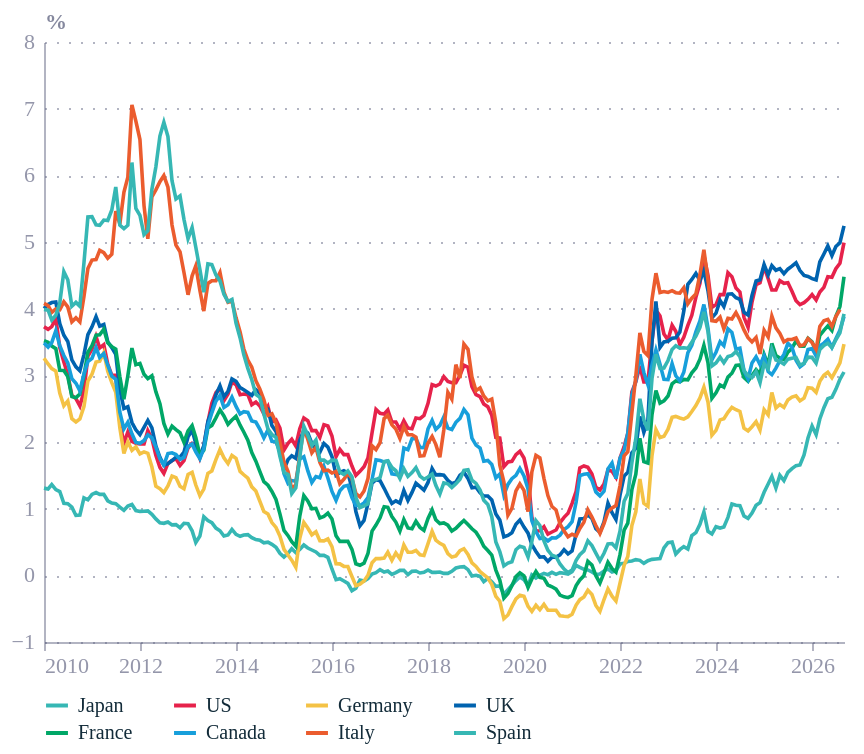

The cell this chart's notebook holds for it:
### Code cell
import pandas as pd
import altair as alt
from ecostyles import EcoStyles

styles = EcoStyles()
styles.register_and_enable_theme()

# ---------- data ----------
NAMES = {
    "IRLTLT01JPM156N": "Japan", "IRLTLT01USM156N": "US", "IRLTLT01DEM156N": "Germany",
    "IRLTLT01GBM156N": "UK", "IRLTLT01FRM156N": "France", "IRLTLT01CAM156N": "Canada",
    "IRLTLT01ITM156N": "Italy", "IRLTLT01ESM156N": "Spain",
}
ORDER = ["Japan", "US", "Germany", "UK", "France", "Canada", "Italy", "Spain"]

wide = (
    pd.read_csv("../data/fredgraph.csv", parse_dates=["observation_date"])
    .rename(columns={"observation_date": "date", **NAMES})
    [["date"] + ORDER]
    .query("date >= '2010-01-01'")
)
long = wide.melt("date", var_name="country", value_name="rate").dropna()

# ---------- hover: snap to nearest month ----------
nearest = alt.selection_point(
    fields=["date"], nearest=True, on="pointerover", clear="pointerout", empty=False
)

# ---------- encodings ----------
legend = alt.Legend(
    title=None, orient="bottom", direction="horizontal", columns=4,
    symbolType="stroke", symbolStrokeWidth=2, symbolSize=120,
    labelFontSize=10, columnPadding=16, rowPadding=2, offset=8,
)
color = alt.Color("country:N", sort=ORDER, legend=legend)
x = alt.X("date:T", title=None, axis=alt.Axis(format="%Y", tickCount=9))
y = alt.Y("rate:Q", title="%")

# ---------- layers ----------
lines = alt.Chart(long).mark_line(strokeWidth=1.8).encode(x=x, y=y, color=color)

dots = (
    alt.Chart(long).mark_circle(size=45)
    .encode(x=x, y=y, color=color, opacity=alt.condition(nearest, alt.value(1), alt.value(0)))
)

# tooltip: every country's value for the hovered month
tooltip = [alt.Tooltip("date:T", title="Month", format="%b %Y")] + [
    alt.Tooltip(f"{c}:Q", title=c, format=".2f") for c in ORDER
]
# soft 8px band (not a 1px line) so the tooltip triggers reliably anywhere you hover
hover_band = (
    alt.Chart(wide).mark_rule(color="#94a3b8", strokeWidth=8, opacity=0.25)
    .encode(x="date:T", tooltip=tooltip)
    .transform_filter(nearest)
)
catcher = alt.Chart(wide).mark_point(opacity=0).encode(x="date:T").add_params(nearest)

chart = (
    (catcher + hover_band + lines + dots)
    .properties(
        width=400, height=300,
       
    )
)

styles.save(chart, path=".", name="bond_yields", svg=True)
chart

### Figure 1 — Vega-Lite specification as saved in the notebook (floating-point values rounded to 4 significant figures; data arrays with more than 128 entries replaced by an {"elided": "..."} marker saying what was removed)
{"config": {"font": "Circular Std", "text": {"color": "#676A86", "align": "left", "baseline": "middle", "dx": 7, "dy": 0, "fontSize": 11}, "view": {"stroke": null, "continuousWidth": 400, "continuousHeight": 300, "discreteWidth": 400, "discreteHeight": 300}, "range": {"category": ["#36B7B4", "#E6224B", "#F4C245", "#0063AF", "#00A767", "#179FDB", "#EB5C2E"], "diverging": ["#E6224B", "#E54753", "#C9C9C9", "#179FDB", "#122B39"], "heatmap": ["#C9C9C9", "#179FDB", "#0063AF", "#122B39"], "ordinal": ["#00A767", "#36B7B4", "#179FDB", "#0063AF", "#243B5A"]}, "bar": {"color": "#179fdb"}, "line": {"color": "#e6224b"}, "rule": {"color": "#676A86"}, "area": {"opacity": 0.3}, "point": {"filled": true, "size": 80, "color": "#e6224b", "opacity": 0.95}, "geoshape": {"stroke": "white", "strokeWidth": 0.3}, "rect": {"fill": "#d6d4d4", "opacity": 0.3}, "axis": {"labelColor": "#676A86", "labelFontSize": 11, "labelFont": "Circular Std", "labelOpacity": 0.7, "tickColor": "#676A86", "tickOpacity": 0.5, "domainColor": "#676A86", "domainOpacity": 0.5, "gridColor": "#676A86", "gridDash": [2, 2], "gridOpacity": 0.5, "title": null, "titleColor": "#676A86", "titleOpacity": 0.8, "tickSize": 4}, "axisXDiscrete": {"grid": false, "labelAngle": 0, "tickCount": 10, "tickOpacity": 0.5, "title": null}, "axisYDiscrete": {"ticks": false, "labelPadding": 5}, "axisXTemporal": {"grid": false, "ticks": true}, "axisXQuantitative": {"grid": true}, "axisYQuantitative": {"gridColor": "#676A86", "gridDash": [1, 5], "gridOpacity": 0.5, "ticks": false, "labelPadding": 5, "tickCount": 8, "titleAngle": 0, "titleAlign": "left", "titleBaseline": "bottom", "titleX": 0, "titleY": -5}, "title": {"color": "#676A86E6", "subtitleColor": "#676A86", "font": "Circular Std", "subtitleFont": "Circular Std", "anchor": "start", "fontSize": 14, "subtitleFontSize": 12, "subtitlePadding": 4, "offset": 0, "frame": "group"}, "legend": {"titleColor": "#122b39", "title": null, "labelColor": "#122b39", "labelFontSize": 11}}, "layer": [{"mark": {"type": "point", "opacity": 0}, "encoding": {"x": {"field": "date", "type": "temporal"}}, "name": "view_2f8ced4a9d852f2c_0"}, {"mark": {"type": "rule", "color": "#94a3b8", "opacity": 0.25, "strokeWidth": 8}, "encoding": {"tooltip": [{"field": "date", "format": "%b %Y", "title": "Month", "type": "temporal"}, {"field": "Japan", "format": ".2f", "title": "Japan", "type": "quantitative"}, {"field": "US", "format": ".2f", "title": "US", "type": "quantitative"}, {"field": "Germany", "format": ".2f", "title": "Germany", "type": "quantitative"}, {"field": "UK", "format": ".2f", "title": "UK", "type": "quantitative"}, {"field": "France", "format": ".2f", "title": "France", "type": "quantitative"}, {"field": "Canada", "format": ".2f", "title": "Canada", "type": "quantitative"}, {"field": "Italy", "format": ".2f", "title": "Italy", "type": "quantitative"}, {"field": "Spain", "format": ".2f", "title": "Spain", "type": "quantitative"}], "x": {"field": "date", "type": "temporal"}}, "transform": [{"filter": {"param": "param_788d626bfb4db19d", "empty": false}}]}, {"data": {"name": "data-08d44e962621ea50c5ba0d0eeb2af75d"}, "mark": {"type": "line", "strokeWidth": 1.8}, "encoding": {"color": {"field": "country", "legend": {"columnPadding": 16, "columns": 4, "direction": "horizontal", "labelFontSize": 10, "offset": 8, "orient": "bottom", "rowPadding": 2, "symbolSize": 120, "symbolStrokeWidth": 2, "symbolType": "stroke", "title": null}, "sort": ["Japan", "US", "Germany", "UK", "France", "Canada", "Italy", "Spain"], "type": "nominal"}, "x": {"axis": {"format": "%Y", "tickCount": 9}, "field": "date", "title": null, "type": "temporal"}, "y": {"field": "rate", "title": "%", "type": "quantitative"}}}, {"data": {"name": "data-08d44e962621ea50c5ba0d0eeb2af75d"}, "mark": {"type": "circle", "size": 45}, "encoding": {"color": {"field": "country", "legend": {"columnPadding": 16, "columns": 4, "direction": "horizontal", "labelFontSize": 10, "offset": 8, "orient": "bottom", "rowPadding": 2, "symbolSize": 120, "symbolStrokeWidth": 2, "symbolType": "stroke", "title": null}, "sort": ["Japan", "US", "Germany", "UK", "France", "Canada", "Italy", "Spain"], "type": "nominal"}, "opacity": {"condition": {"param": "param_788d626bfb4db19d", "value": 1, "empty": false}, "value": 0}, "x": {"axis": {"format": "%Y", "tickCount": 9}, "field": "date", "title": null, "type": "temporal"}, "y": {"field": "rate", "title": "%", "type": "quantitative"}}}], "data": {"name": "data-7e3b40f248149e97aff4f4ef02a28b8a"}, "height": 300, "params": [{"name": "param_788d626bfb4db19d", "select": {"type": "point", "clear": "pointerout", "fields": ["date"], "nearest": true, "on": "pointerover"}, "views": ["view_2f8ced4a9d852f2c_0"]}], "width": 400, "$schema": "https://vega.github.io/schema/vega-lite/v6.4.1.json", "datasets": {"data-7e3b40f248149e97aff4f4ef02a28b8a": {"elided": "201 records"}, "data-08d44e962621ea50c5ba0d0eeb2af75d": {"elided": "1607 records"}}}
